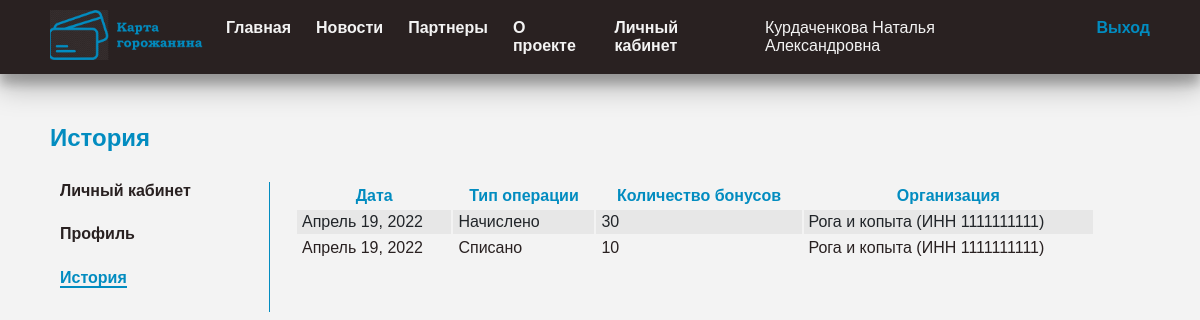
Page /profile/1/history/ (signed in) on the committed database.
### app_user/models.py (models this page shows, shortened)
class CustomUser(SoftDeleteObject, AbstractUser):
    phone_regex = RegexValidator(regex=r"^\+?1?\d{8,15}$",
                                 message='Не допустимый формат')
    card_regex = RegexValidator(regex=r"^2200\d{12}$",
                                message='Карта содержит не 16 цифр или не платежной системы Мир')
    username = None
    email = models.EmailField(
        verbose_name='email',
        unique=True
    )
    middle_name = models.CharField(
        max_length=50,
        verbose_name='отчество',
        blank=True
    )
    phone = models.CharField(
        verbose_name='телефон',
        validators=[phone_regex],
        max_length=16,
        blank=True
    )
    num_card = models.CharField(
        verbose_name='номер карты жителя',
        validators=[card_regex],
        max_length=16,
        blank=True
    )
    balance = models.PositiveIntegerField(
        verbose_name='баланс',
        default=0
    )
    is_organization = models.BooleanField(
        verbose_name='представитель организации',
        default=False
    )
    organization = models.ForeignKey(
        Organization,
        on_delete=models.CASCADE,
        verbose_name='организация',
        related_name='user',
        blank=True,
        null=True
    )
    can_deduct = models.BooleanField(
        verbose_name='может списывать',
        default=False
    )
    can_accrue = models.BooleanField(
        verbose_name='может начислять',
        default=False
    )
    USERNAME_FIELD = 'email'
    REQUIRED_FIELDS = []
    objects = CustomUserManager()
    class Meta:
        db_table = 'users'
        verbose_name = 'пользователь'
        verbose_name_plural = 'пользователи'
    def __str__(self) -> str:
        return f'{self.last_name} {self.first_name} {self.middle_name}'

class History(SoftDeleteObject, models.Model):
    created_up = models.DateField(
        verbose_name='дата',
        auto_now_add=True
    )
    type = models.CharField(
        max_length=100,
        verbose_name='тип операции',
        choices=TYPE_CHOICE
    )
    user = models.ForeignKey(
        CustomUser,
        on_delete=models.CASCADE,
        verbose_name='пользователь',
        related_name='history'
    )
    organization = models.ForeignKey(
        Organization,
        on_delete=models.CASCADE,
        verbose_name='организация',
        related_name='history'
    )
    sum_points = models.PositiveIntegerField(
        verbose_name='количество баллов'
    )
    class Meta:
        db_table = 'history'
        verbose_name = 'история'
        verbose_name_plural = 'истории'
        ordering = ['-created_up']
    @classmethod
    def get_history_list(cls, user: CustomUser) -> QuerySet['History']:
        result: QuerySet['History'] = cls.objects.filter(user=user)
        return result

### app_loyalty/models.py (models this page shows)
class Organization(SoftDeleteObject, models.Model):
    inn_regex = RegexValidator(
        regex=r"^\d{10,12}$",
        message='ИНН может содержать 10 или 12 цифр.'
    )
    name = models.CharField(
        max_length=200,
        verbose_name='Название'
    )
    inn = models.PositiveIntegerField(
        verbose_name='ИНН',
        validators=[inn_regex]
    )
    website = models.EmailField(
        verbose_name='сайт организации',
        blank=True
    )
    category = models.ForeignKey(
        Category, on_delete=models.CASCADE,
        verbose_name='категория',
        related_name='organization'
    )
    is_active = models.BooleanField(
        verbose_name='активна',
        default=True
    )
    class Meta:
        db_table = 'organizations'
        verbose_name = 'организация'
        verbose_name_plural = 'организации'
    def __str__(self):
        return f'{self.name} (ИНН {self.inn})'

### app_user/views.py (the view)
# urls.py: path('profile/<int:pk>/history/', HistoryView.as_view(), name='history'),
class HistoryView(ListView):
    model = History
    template_name = 'app_user/profile.html'
    context_object_name = 'history_list'
    def get_context_data(self, **kwargs):
        context = super().get_context_data()
        context['title'] = 'История'
        return context
    def get_queryset(self):
        return History.get_history_list(user=self.request.user)

### app_user/templates/app_user/profile.html (shortened to what this page needs)
{% extends 'app_loyalty/base.html' %}
{% load static %}
{% block content %}
<section class="profile">
  <div class="profile__container container">
    <h2 class="title profile__title">
      {{ title }}
    </h2>
    <div class="flex">
      {% if user.is_organization %}
        {% include 'app_user/inc/_organization_profile.html' %}
      {% else %}
        {% include 'app_user/inc/_citizen_profile.html' %}
      {% endif %}
    </div>
  </div>
</section>
{% endblock %}

### app_loyalty/templates/app_loyalty/inc/_header.html
{% load static %}
<header class="header">
  <div class="container header__container flex">
    <a href="" class="header__logo">
      <img src="{% static 'app_loyalty/images/logo.png' %}" alt="" class="header__img">
    </a>
    <nav class="header__nav nav">
      <ul class="nav__list list-reset flex">
        <li class="nav__item"><a href="{% url 'home' %}" class="nav__link">Главная</a></li>
        <li class="nav__item"><a href="{% url 'news' %}" class="nav__link">Новости</a></li>
        <li class="nav__item"><a href="{% url 'discount' %}" class="nav__link">Партнеры</a></li>
        <li class="nav__item"><a href="{% url 'about' %}" class="nav__link">О проекте</a></li>
        {% if user.is_authenticated %}
        {% if user.is_organization %}
        <li class="nav__item"><a href="{% url 'organization_account' user.pk %}" class="nav__link">Личный кабинет</a></li>
        {% else %}
        <li class="nav__item"><a href="{% url 'citizen_account' user.pk %}" class="nav__link">Личный кабинет</a></li>
        {% endif %}
        {% endif %}
      </ul>
    </nav>
    <div class="header__wrapper flex">
      {% if request.user.is_authenticated %}
      <p>{{ user }}</p>
      <a href="{% url 'logout' %}" class="header__link">Выход</a>
      {% else %}
      <a href="{% url 'login' %}" class="header__link">Войти</a>
      <a href="{% url 'register' %}" class="header__link">Регистрация</a>
      {% endif %}
    </div>
  </div>
</header>

### app_user/templates/app_user/inc/_history.html (shortened to what this page needs)
<table border="1" cellspacing="0" cellpadding="3" class="table table-striped history__table">
  <thead>
    <tr>
      <th>Дата</th>
      <th>Тип операции</th>
      <th>Количество бонусов</th>
      <th>Организация</th>
    </tr>
  </thead>
  <tbody>
    {% if history_list %}
    {% for item in history_list %}
    <tr>
      <td>{{ item.created_up }}</td>
      <td>{{ item.type }}</td>
      <td>{{ item.sum_points }}</td>
      <td>{{ item.organization }}</td>
    </tr>
    {% endfor %}
    {% endif %}
  </tbody>
</table>

### app_loyalty/static/app_loyalty/css/style.css (style rules this page uses)
html { box-sizing: border-box; }
a { color: inherit; text-decoration: none; transition-property: background-color, color; transition-duration: .3s; transition-timing-function: ease; }
p { margin: 0; }
img { max-width: 100%; }
body { font-family: 'OpenSans', sans-serif; font-weight: 400; font-size: 16px; color: var(--text-color-dark); background-color: #f3f3f3; background-attachment: fixed; background-size: cover; }
:root { --main-color: #028cc0; --whigt: #fff; --shadow: 0 14px 28px rgba(0,0,0,0.25), 0 10px 10px rgba(0,0,0,0.22); --main-color-hover: #045775; --text-color-dark: #292121; --text-color-light: #f3f3f3; }
.container { justify-content: space-between; position: relative; max-width: 1500px; margin: 0 auto; padding-left: 50px; padding-right: 50px; }
.list-reset { margin: 0; padding: 0; list-style: none; }
.title { margin-top: 50px; margin-bottom: 30px; font-weight: 700; color: var(--main-color); }
.flex { display: flex; }
.table { --bs-table-bg: transparent; --bs-table-accent-bg: transparent; --bs-table-striped-color: #212529; --bs-table-striped-bg: rgba(0, 0, 0, 0.05); --bs-table-active-color: #212529; --bs-table-active-bg: rgba(0, 0, 0, 0.1); --bs-table-hover-color: #212529; --bs-table-hover-bg: rgba(0, 0, 0, 0.075); width: 100%; margin-bottom: 1rem; color: var(--text-color-dark); vertical-align: top; border-color: transparent; }
.table>thead { vertical-align: bottom; font-size: 16px; color: var(--main-color); }
.table>:not(caption)>*>* { padding: 0 5px; background-color: var(--bs-table-bg); border-bottom-width: 1px; box-shadow: inset 0 0 0 9999px var(--bs-table-accent-bg); }
.table>tbody { vertical-align: inherit; }
.table-striped>tbody>tr:nth-of-type(odd)>* { --bs-table-accent-bg: var(--bs-table-striped-bg); color: var(--bs-table-striped-color); }
.header { background-color: #292121; box-shadow: var(--shadow); }
.header__container { padding-top: 10px; padding-bottom: 10px; justify-content: space-between; }
.header__img { height: 50px; object-fit: cover; }
.header__wrapper { margin: auto 0; color: var(--text-color-light); }
.header__link { margin-left: 50px; font-weight: 700; color: var(--main-color); }
.nav { margin: auto 0; width: 50%; font-weight: 600; font-size: 16px; }
.nav__item { margin-right: 25px; color: var(--text-color-light); }
.profile__container { padding-bottom: 50px; }

### rows in the picture
CustomUser: last_name+first_name+middle_name "Курдаченкова Наталья Александровна"
History: created_up "Апрель 19, 2022", type "Начислено", sum_points "30", organization "Рога и копыта (ИНН 1111111111)"
History: created_up "Апрель 19, 2022", type "Списано", sum_points "10", organization "Рога и копыта (ИНН 1111111111)"

### other values in the picture
{{ title }} "История"
